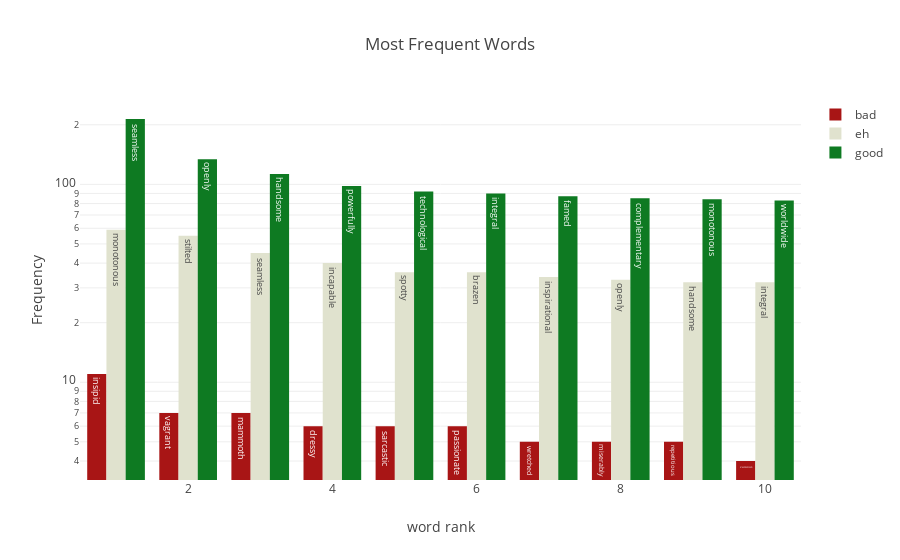

The cell this chart's notebook holds for it:
### Code cell
bad_trace = go.Bar(
    x=list(range(1,len(bad_top)+1)),
    y=bad_top.values,
    text=bad_top.keys(),
    name='bad',
    marker={'color':'rgb(168, 21, 21)'}
    
)

eh_trace = go.Bar(
    x=list(range(1,len(eh_top)+1)),
    y=eh_top.values,
    text=eh_top.keys(),
    name='eh',
    marker={'color':'rgb(224, 226, 206)'}  
)

good_trace = go.Bar(
    x=list(range(1,len(good_top)+1)),
    y=good_top.values,
    text=good_top.keys(),
    name='good',
    marker={'color':'rgb(14, 122, 34)'}
)

data = [bad_trace, eh_trace, good_trace]
layout = go.Layout(
    barmode='group',
    title='Most Frequent Words',
    xaxis={'title':'word rank'},
    yaxis={'title':'Frequency', 'type':'log'}
)

fig = go.Figure(data=data, layout=layout)
py.offline.iplot(fig, filename='most_frequent')

### Figure 1 — Plotly figure (JSON) as saved in the notebook; plotly's stock layout.template omitted (floating-point values rounded to 4 significant figures)
{"data": [{"marker": {"color": "rgb(168, 21, 21)"}, "name": "bad", "text": ["insipid", "vagrant", "mammoth", "dressy", "sarcastic", "passionate", "wretched", "miserably", "repetitious", "vacuous"], "type": "bar", "x": [1, 2, 3, 4, 5, 6, 7, 8, 9, 10], "y": [11, 7, 7, 6, 6, 6, 5, 5, 5, 4]}, {"marker": {"color": "rgb(224, 226, 206)"}, "name": "eh", "text": ["monotonous", "stilted", "seamless", "incapable", "spotty", "brazen", "inspirational", "openly", "handsome", "integral"], "type": "bar", "x": [1, 2, 3, 4, 5, 6, 7, 8, 9, 10], "y": [59, 55, 45, 40, 36, 36, 34, 33, 32, 32]}, {"marker": {"color": "rgb(14, 122, 34)"}, "name": "good", "text": ["seamless", "openly", "handsome", "powerfully", "technological", "integral", "famed", "complementary", "monotonous", "worldwide"], "type": "bar", "x": [1, 2, 3, 4, 5, 6, 7, 8, 9, 10], "y": [214, 134, 113, 98, 92, 90, 87, 85, 84, 83]}], "layout": {"barmode": "group", "title": "Most Frequent Words", "xaxis": {"title": "word rank"}, "yaxis": {"title": "Frequency", "type": "log"}}}
